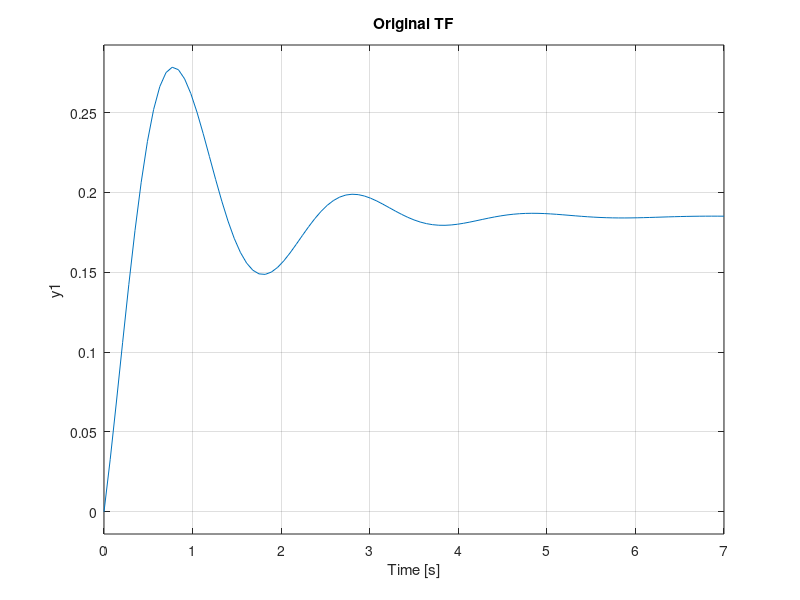

The MATLAB script that drew this image: (Note: this script raises an error after producing the figure.)
%%% Building System Dynamics and Transfer Functions %%%
clear all; close all; clc;

% put linear ODE describing system angular dynamics here

% xDot = 

% from horizontal TF
n1 = 0.4339;
n2 = 1.933;
z = -n2/n1; % zero of TF
b = 1.87;
c = 10.46;

G_h_num = [n1 n2];
G_h_den = [1 b c];

% find system properties
K = n2/c; % Gain
w_n = sqrt(c); % natural frequency
zeta = b/(2*w_n); % damping ratio


G_h = tf(G_h_num, G_h_den)      % horizontal transfer function
                                % asymmetric deflection --> ang. velocity

%% Manually Manipulating TF to Slow the Response
K_mod = K*0.7; % reduce gain by 30% to model slower max w_z
w_n_mod = w_n*0.8; % reduce natural frequency by 20% to reduce rise time
zeta_mod = zeta*1.4; % increace damping ratio by 40%


b_mod = 2*zeta_mod*w_n_mod; % solve for new damping term
c_mod = (w_n_mod)^2;        % solve for new 0th order denomenator term
n2_mod = K_mod*c_mod;       % solve for new 0th order numerator term
n1_mod = -n2_mod/z;         % solve for new 1st order numerator term
                            % (keeping the same zero)

% build modified transfer function
num_mod = [n1_mod n2_mod];
den_mod = [1 b_mod c_mod];
G_h_mod = tf(num_mod, den_mod)

den_mod_tune = [1 b_mod c_mod 0]; % multiply by integrator TF (1/s)
G_h_mod_tune = tf(num_mod, den_mod_tune);

%% Verticle TF
G_v = tf(1,[2 1 7]);    % verticle transfer function
                        % symmetric deflection --> decent rate

% might run into issues bc decent rate initial condition is not zerof
% --> need to model gravity/weight as an input to the system

%% Plot Step Responses and Show Step Info
figure();
step(G_h)
title('Original TF')
S1 = stepinfo(G_h)


figure();
step(G_h_mod, 7)
title('Modified TF')
S_mod = stepinfo(G_h_mod)
